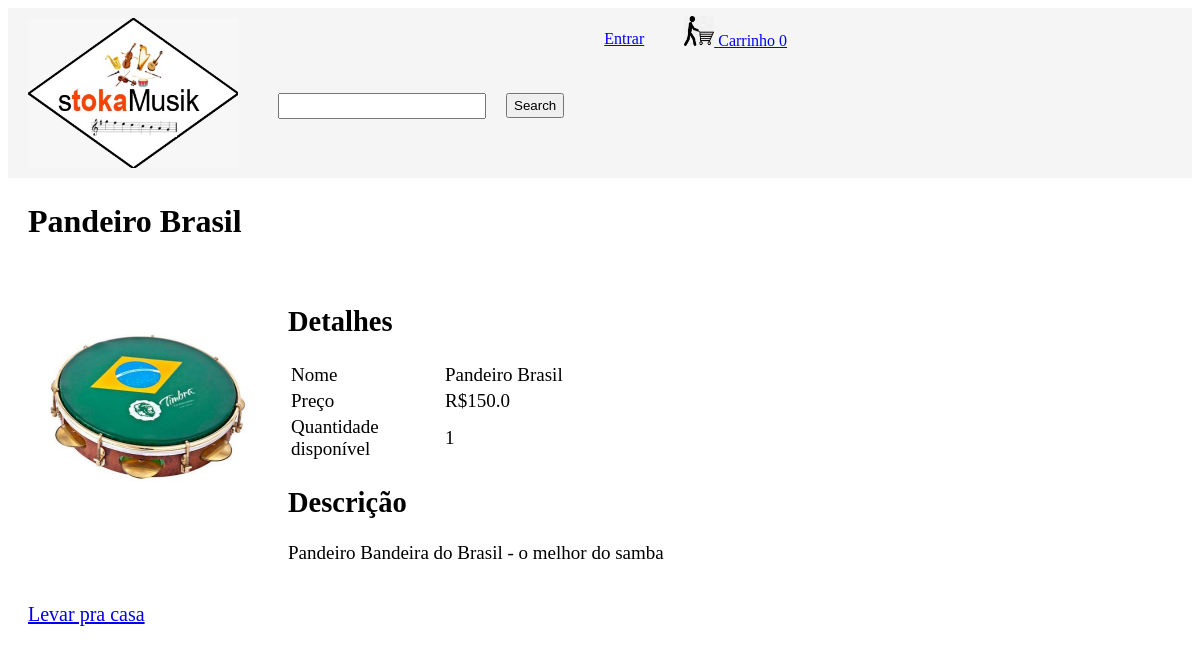
Screenshot of /productDescription?productId=5 with the database file from the repository.
### tables this page shows
CREATE TABLE products
  (productId INTEGER PRIMARY KEY,
  name TEXT,
  price REAL,
  description TEXT,
  image TEXT,
  stock INTEGER,
  categoryId INTEGER,
  FOREIGN KEY(categoryId) REFERENCES categories(categoryId)
  );

### main.py (the view)
@app.route('/productDescription')
def productDescription():
    loggedIn, firstName, noOfItems = getLoginDetails()
    productId = request.args.get('productId')
    with sqlite3.connect('database.db') as conn:
        cur = conn.cursor()
        cur.execute('SELECT productId, name, price, description, image, stock FROM products WHERE productId = ?', (productId, ))
        productData = cur.fetchone()
    conn.close()
    return render_template("productDescription.html", data=productData, loggedIn = loggedIn, firstName = firstName, noOfItems = noOfItems)

### main.py (called while the page is built)
def getLoginDetails():
    with sqlite3.connect('database.db') as conn:
        cur = conn.cursor()
        if 'email' not in session:
            loggedIn = False
            firstName = ''
            noOfItems = 0
        else:
            loggedIn = True
            cur.execute("SELECT userId, firstName FROM users WHERE email = ?", (session['email'], ))
            userId, firstName = cur.fetchone()
            cur.execute("SELECT count(productId) FROM kart WHERE userId = ?", (userId, ))
            noOfItems = cur.fetchone()[0]
    return (loggedIn, firstName, noOfItems)

### templates/productDescription.html (shortened to what this page needs)
<!DOCTYPE HTML>
<html>
<head>
<link rel="stylesheet" href={{url_for('static', filename='css/productDescription.css')}} />
<link rel="stylesheet" href={{ url_for('static', filename='css/topStyle.css')}} />
</head>
<body>
<div id="title">
	<a href="/">
		<img id="logo" src= {{ url_for('static', filename='images/stoka_logo.jpeg') }} />
	</a>
	<form>
		<input id="searchBox" type="text" name="searchQuery">
		<input id="searchButton" type="submit" value="Search">
	</form>
	{% if not loggedIn %}
	<div id="signInButton">
		<a class="link" href="/loginForm">Entrar</a>
	</div>
	{% endif %}
	<div id="kart">
		<a class="link" href="/cart">
			<img src={{url_for('static', filename='images/carrinho2.png')}} id="cartIcon" />
			Carrinho {{noOfItems}}
		</a>
	</div>
</div>
<div id="display">
	<div id="productName">
		<h1>{{data[1]}}</h1>
	</div>
	<div>
		<img src={{url_for('static', filename='uploads/'+data[4]) }} id="productImage"/>
	</div>
	<div id="productDescription">
		<h2>Detalhes</h2>
		<table id="descriptionTable">
			<tr>
				<td>Nome</td>
				<td>{{data[1]}}</td>
			</tr>
			<tr>
				<td>Preço</td>
				<td>R${{data[2]}}</td>
			</tr>
			<tr>
				<td>Quantidade disponível</td>
				<td>{{data[5]}}</td>
			</tr>
		</table>
		<h2>Descrição</h2>
		<p>{{data[3]}}</p>
	</div>
	<div id="addToCart">
		<a href="/addToCart?productId={{request.args.get('productId')}}">Levar pra casa</a>
	</div>
</div>
</body>
</html>

### static/css/productDescription.css (style rules this page uses)
#display { margin-top: 20px; margin-left: 20px; margin-right: 20px; margin-bottom: 20px; }
#productImage { height: 250px; width: 200px; margin-left: 20px; margin-right: 20px; margin-top: 20px; margin-bottom: 20px; display: inline-block; float: left; }
#productDescription { margin-left: 20px; margin-right: 20px; margin-top: 20px; margin-bottom: 20px; display: inline-block; font-size: 19px; }
#descriptionTable td { width: 150px; }
#addToCart { font-size: 20px; }

### static/css/topStyle.css (style rules this page uses)
#logo { height: 150px; width: 210px; margin-left: 20px; margin-top: 10px; margin-bottom: 10px; margin-right: 20px; float: left; }
#title { background-color: rgba(245, 245, 245, 0.938); display: inline-block; width: 100%; text-decoration-color: blue; }
#searchBox { height: 20px; width: 200px; margin-left: 20px; margin-top: 85px; margin-bottom: 20px; margin-right: 20px; float: left; font-size: 1.5em; }
#searchButton { height: 25px; margin-top: 85px; margin-bottom: 20px; margin-right: 20px; float: left; }
#signInButton { color: yellow; margin-top: 22px; margin-bottom: 20px; margin-left: 20px; margin-right: 20px; float: left; }
#kart { color: white; margin-top: 8px; margin-bottom: 20px; margin-left: 20px; margin-right: 20px; float: left; }
#cartIcon { height: 30px; width: 30px; }

### rows the page displays
products: name "Pandeiro Brasil", image (picture), price "150.0", stock "1", description "Pandeiro Bandeira do Brasil - o melhor do samba"

### other values shown
{{ noOfItems }} "0"
